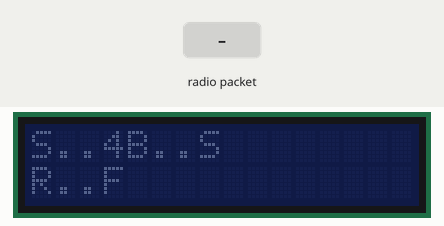
This sketch was run on a simulated Arduino Uno, built with avr-gcc and run on an emulated ATmega328P. On the bench: 16×2 character LCD. The inputs (shaded band) are chosen by the test bench. No radio packets arrive unless stated; what the sketch prints to the serial monitor is not drawn.

Above: at 3.2 s.
3.3 s: radio packet "1" arrives
At 4.4 s:
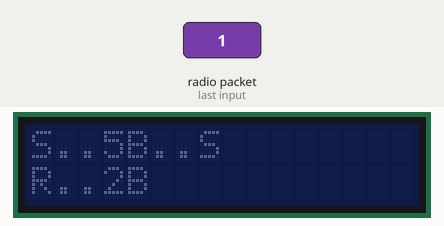
At 4.9 s:
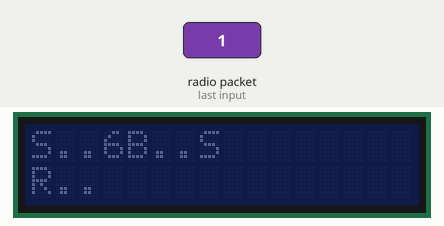
Timing chart, 0 to 6.4 s (numbered marks = the images above; inputs shaded):
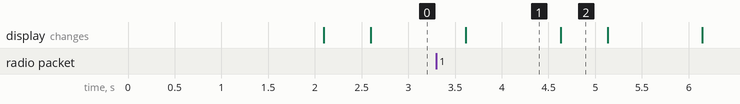

The sketch:

ping_dyn.ino
```cpp
/*
  Getting Started example sketch for nRF24L01+ radios
  This is a very basic example of how to send data from one node to another
  Updated: Dec 2014 by TMRh20
*/
#include <SPI.h>
#include "RF24.h"
#include <LiquidCrystal_I2C.h>
#include <printf.h>

LiquidCrystal_I2C lcd(0x3F, 16, 2);
RF24 radio(7, 8);

/**********************************************************/
byte addresses[][6] = {"1Node", "2Node"};
const int min_payload_size = 4;
const int max_payload_size = 32;
const int payload_size_increments_by = 1;
int next_payload_size = min_payload_size;
char receive_payload[max_payload_size + 1]; // +1 to allow room for a terminating NULL char

void setup() {
  printf_begin();
  Serial.begin(115200);
  Serial.println(F("RF24/examples/GettingStarted - ping"));
  lcd.init(); // initialize the lcd
  lcd.noBacklight(); //Close the backlight

  radio.begin();
  // enable dynamic payloads
  radio.enableDynamicPayloads();
  // optionally, increase the delay between retries & # of retries
  radio.setRetries(5, 15);

  // Open a writing and reading pipe on each radio, with opposite addresses
  radio.openWritingPipe(addresses[1]);
  radio.openReadingPipe(1, addresses[0]);
  radio.printDetails();

  lcd.print("1Node C");
  lcd.print(radio.getChannel());
  delay(2000);
}
void loop() {
  /****************** Ping Out Role ***************************/
  lcd.clear();

  radio.stopListening();
  // The payload will always be the same, what will change is how much of it we send.
  static char send_payload[] = "ABCDEFGHIJKLMNOPQRSTUVWXYZ789012345";
  // Take the time, and send it.  This will block until complete
  lcd.print("S..");
  lcd.print(next_payload_size);
  lcd.print("B..");
  Serial.print(F("Now sending length "));
  Serial.println(next_payload_size);
  bool re = radio.write( send_payload, next_payload_size );
  lcd.print(re ? "S" : "F");
  // Now, continue listening
  lcd.setCursor(0, 1);
  lcd.print("R..");
  radio.startListening();
  // Wait here until we get a response, or timeout
  unsigned long started_waiting_at = millis();
  bool timeout = false;
  while ( ! radio.available() && ! timeout )
    if (millis() - started_waiting_at > 500 )
      timeout = true;
  // Describe the results
  if ( timeout ) {
    Serial.println(F("Failed, response timed out."));
    lcd.print("F");
  } else {
    // Grab the response, compare, and send to debugging spew
    uint8_t len = radio.getDynamicPayloadSize();

    // If a corrupt dynamic payload is received, it will be flushed
    if (!len) {
      lcd.print("C");
      return;
    }

    radio.read( receive_payload, len );
    // Put a zero at the end for easy printing
    receive_payload[len] = 0;
    // Spew it
    lcd.print(len);
    lcd.print("B");
    Serial.print(F("Got response size="));
    Serial.print(len);
    Serial.print(F(" value="));
    Serial.println(receive_payload);
  }

  // Update size for next time.
  next_payload_size += payload_size_increments_by;
  if ( next_payload_size > max_payload_size )
    next_payload_size = min_payload_size;
  // Try again 1s later
  delay(1000);
} // Loop
```

Measured:
- after the input at 3.3 s, the display: changes after 0.31 s (image 1)
- what the display in image 1 shows lasts 1.0 s, from 3.6 s to 4.6 s
- what the display in image 2 shows lasts 0.5 s, from 4.6 s to 5.1 s
